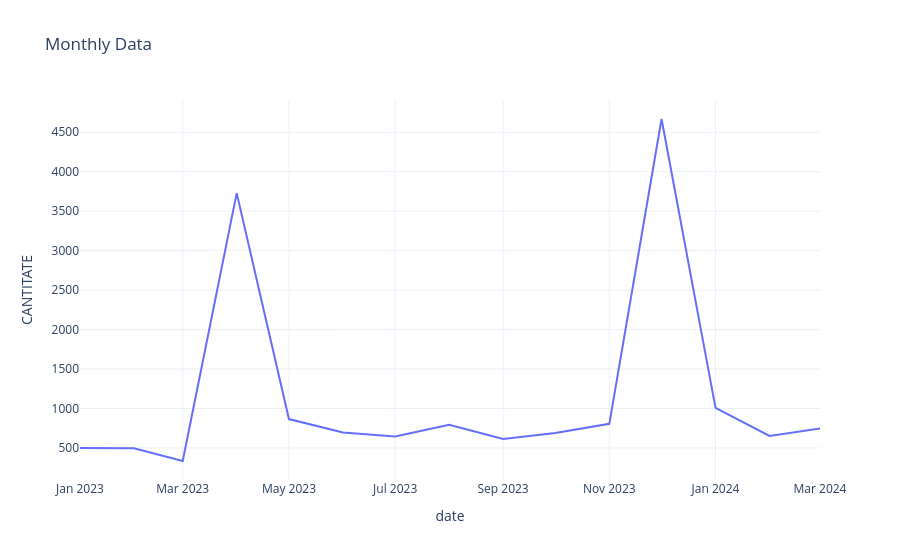

The notebook cell this image was saved under:
### Markdown cell above
#### Plotly

### Code cell
import plotly.express as px

df_toplot = daily_data2

fig = px.line(df_toplot, x=df_toplot.index, y='CANTITATE', title='Monthly Data',
              labels={'x': 'Date', 'CANTITATE': 'CANTITATE'})
fig.update_layout(template='plotly_white')
fig.show()

### Figure 1 — Plotly figure (JSON) as saved in the notebook; plotly's stock layout.template omitted (floating-point values rounded to 4 significant figures)
{"data": [{"hovertemplate": "date=%{x}<br>CANTITATE=%{y}<extra></extra>", "legendgroup": "", "line": {"color": "#636efa", "dash": "solid"}, "marker": {"symbol": "circle"}, "mode": "lines", "name": "", "orientation": "v", "showlegend": false, "type": "scatter", "x": ["2023-01-01T00:00:00", "2023-02-01T00:00:00", "2023-03-01T00:00:00", "2023-04-01T00:00:00", "2023-05-01T00:00:00", "2023-06-01T00:00:00", "2023-07-01T00:00:00", "2023-08-01T00:00:00", "2023-09-01T00:00:00", "2023-10-01T00:00:00", "2023-11-01T00:00:00", "2023-12-01T00:00:00", "2024-01-01T00:00:00", "2024-02-01T00:00:00", "2024-03-01T00:00:00"], "xaxis": "x", "y": [501, 495, 335, 3729, 866, 696, 646, 794, 613, 691, 806, 4668, 1007, 653, 748], "yaxis": "y"}], "layout": {"autosize": true, "legend": {"tracegroupgap": 0}, "title": {"text": "Monthly Data"}, "xaxis": {"anchor": "y", "autorange": true, "domain": [0, 1], "range": ["2023-01-01", "2024-03-01"], "title": {"text": "date"}, "type": "date"}, "yaxis": {"anchor": "x", "autorange": true, "domain": [0, 1], "range": [94.28, 4909.0], "title": {"text": "CANTITATE"}, "type": "linear"}}}
